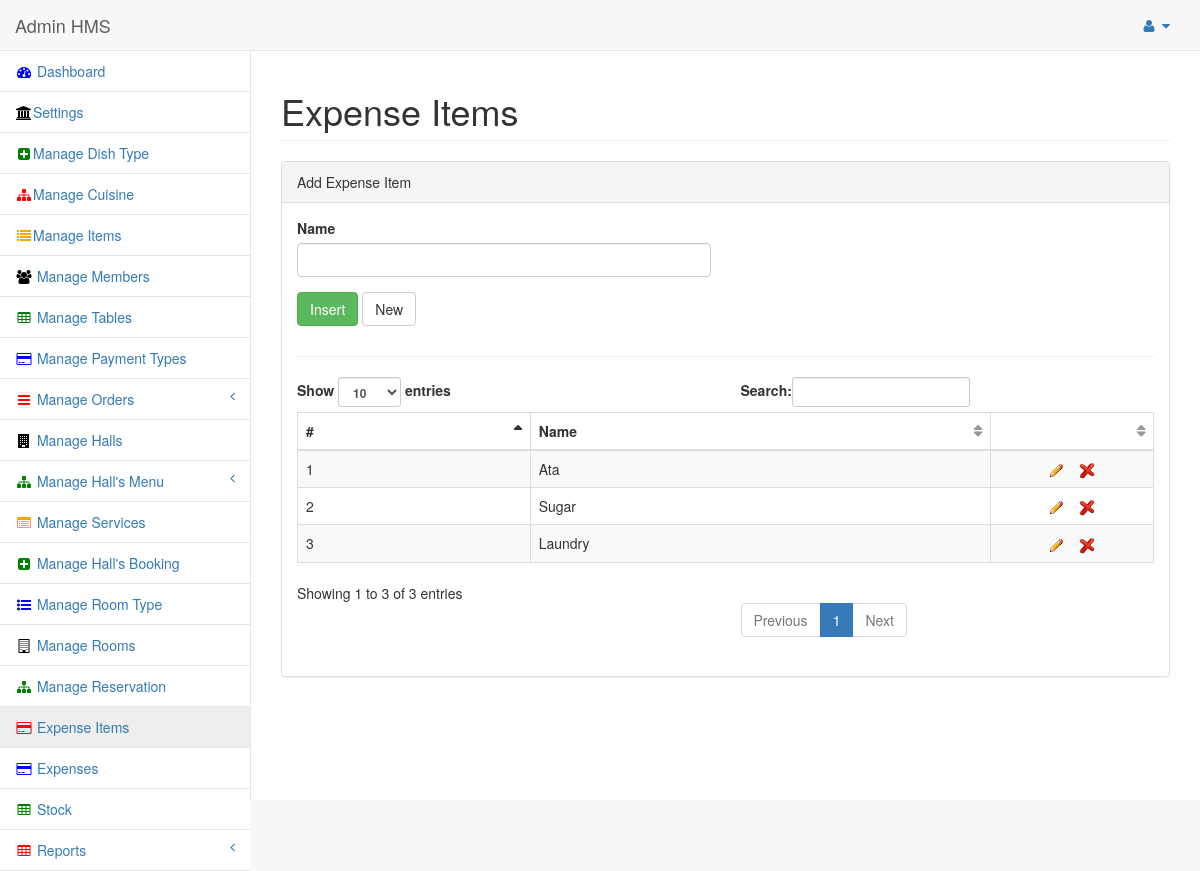
Page /admin/panel/exp_items.php (signed in) on the committed database.
### tables this page shows
CREATE TABLE IF NOT EXISTS `exp_items` (
  `ei_id` int(11) NOT NULL AUTO_INCREMENT,
  `ei_name` text NOT NULL,
  `ei_status` int(11) NOT NULL DEFAULT '0',
  PRIMARY KEY (`ei_id`)
);

### admin/panel/view_expitems.php (the view, shortened to what this page needs)
<?php require_once('../../conn/db.php');
 require_once('../../functions.php'); ?>
							<div class="dataTable_wrapper">
                                <table class="table table-striped table-bordered table-hover" id="dataTables-example">
                                    <thead>
                                        <tr>
                                            <th>#</th>
                                            <th>Name</th>
                                            <th width="20%"> </th>
                                        </tr>
                                    </thead>
                                    <tbody>
									                 <?php
				if(isset($_GET["ei_id"]))
				{
				$insertSQL = "SELECT * FROM exp_items where ei_id='".$_GET["ei_id"]."' and ei_status=0";
				}
				else
				{
				$insertSQL = "SELECT * FROM exp_items where ei_status=0";
				}
				$Result1 = mysql_query($insertSQL, $dbconfig) or die(mysql_error());
				while($row = mysql_fetch_assoc($Result1))
				{
				$ei_id = $row["ei_id"];
				$ei_name = $row["ei_name"];
				?>
                                        <tr class="odd gradeX">
                                            <td><?php echo $mc = $mc + 1; ?></td>
                                            <td><?php echo $ei_name; ?></td>
                                            <td align="center"><a href="exp_items.php?ei_id=<?php echo $ei_id; ?>" title="Edit"> <img src="img/edit.gif" alt="HMS" /></a>
											<a href="#" class="delete_class<?php echo $ei_id; ?>" id="confirm<?php echo $ei_id; ?>" value="<?php echo $ei_id; ?>"  title="Delete" > <img src="img/delete.png" alt="HMS" /></a>
											</td>
										</tr>
				<?php } ?>
                                     </tbody>
                                </table>
                            </div>

### rows in the picture
exp_items: ei_name "Ata", $ei_id 2 (drawn)
exp_items: mc "2", ei_name "Sugar", $ei_id 3 (drawn)
exp_items: mc "3", ei_name "Laundry", $ei_id 4 (drawn)
